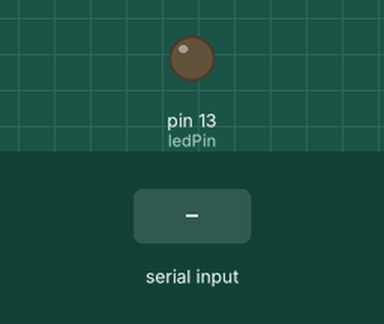
Recording of a sketch running on a simulated Arduino Uno, built with avr-gcc and run on an emulated ATmega328P. On the bench: output pins drawn as LEDs (lit = HIGH). The inputs (shaded band) are chosen by the test bench.

Above: at 1.2 s.
1.3 s: "1" received over Serial
At 1.55 s:
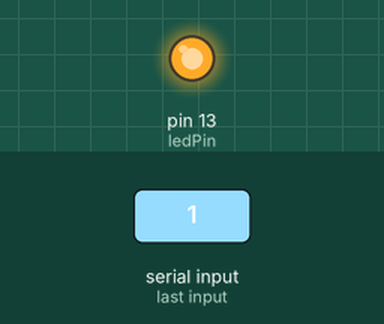
Timing chart, 0 to 4.3 s (numbered marks = the images above; inputs shaded):
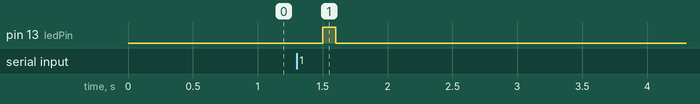

The sketch:

unity.ino
```cpp
const int ledPin = 13;
int ledState = 0;

void setup() {
  pinMode(ledPin, OUTPUT);
  Serial.begin(9600);
}

void loop() {
  ledState = recvSerial();
  delay(100);
  if (ledState == 1)
    digitalWrite(ledPin, HIGH);
  else
    digitalWrite(ledPin, LOW);
}

int recvSerial() {
  if (Serial.available()) {
    int serialData = Serial.read();
    switch (serialData) {
      case '1':
        return 1;
        break;
      case '2':
        return 0;
        break;
      default:
        return -1;
    }
  }
}
```

Measured:
- after the input at 1.3 s, pin 13 (ledPin): LOW → HIGH after 0.20 s, → LOW 0.10 s later
